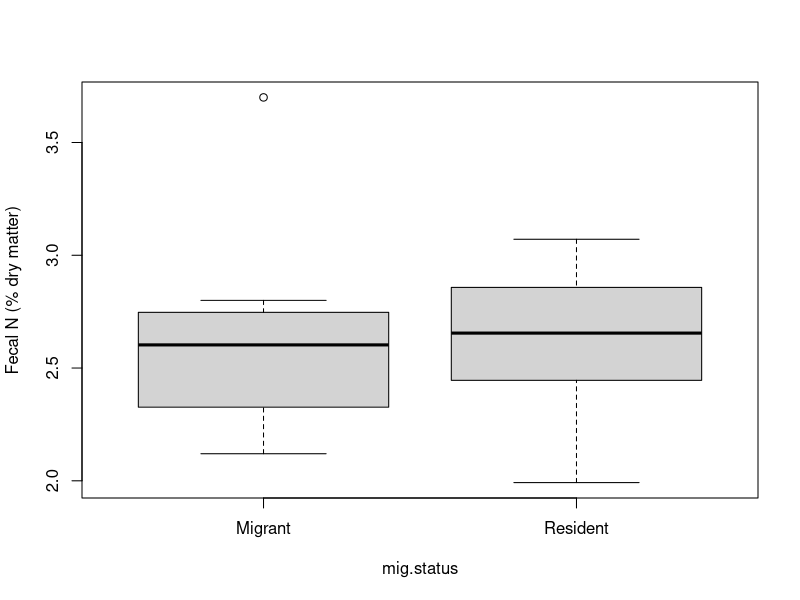

This chart was generated by the following R code:
setwd("C:/Users/kjbark3r/Documents/GitHub/RDlab")

#data
data2014 <- read.csv("data2014.csv")

#libraries
library(dplyr)

############################################################
# Separate dataframes and analyses for each migratory status  
############################################################

##########
#MIGRANTS - subset and bootstrap 
mig.data2014 <- filter(data2014, MigStatus == "Mig")
mig.bootdata <- sample(1:nrow(mig.data2014), 24, replace = T) 
(mig.newdata <- mig.data2014[mig.bootdata,])

##set up vector to store migrant averages in
mig.finaldata <- NULL

##run loop 12 times, each time taking the average of 2 sequential data points
for(i in 1:12) {
  mig.finaldata[i] <- sample(mig.newdata$PctFN, 2)
  }

#create properly formatted dataframe of bootstrapped migrant data
mig <- data.frame(mig.finaldata)
mig$mig.status <- "Migrant"
colnames(mig)[1] <- "FecalN"


############
#RESIDENTS - subset and bootstrap 
res.data2014 <- filter(data2014, MigStatus == "Res")
res.bootdata <- sample(1:nrow(res.data2014), 24, replace = T) 
(res.newdata <- res.data2014[res.bootdata,])

##set up vector to store resident means in
res.finaldata <- NULL

##run loop 12 times, each time taking the average of 2 data points
for(i in 1:12) {
  res.finaldata[i] <- sample(res.newdata$PctFN, 2)
}


#create properly formatted dataframe of bootstrapped resident data
res <- data.frame(res.finaldata)
res$mig.status <- "Resident"
colnames(res)[1] <- "FecalN"
head(res)


############################################################
# Combine data and run power analysis  
############################################################

#combine migrant and resident data in tidy format
fn <- bind_rows(mig, res)

#check out the data
boxplot(FecalN ~ mig.status, fn, ylab  = "Fecal N (% dry matter)")

#determine variance values to use in power analysis
(lm <- summary(lm(FecalN ~ mig.status, data = fn)))


#another (better) way?
(aov <- summary(aov(FecalN ~ mig.status, data = fn)))


#power analysis 
##First, determine what my power is given my current sample size.
##If not enough power to detect 5% effect size, 
##figure out what effect size I can detect
###Notes to self
####between.var is variance of group means
####within.var is MSE from ANOVA
power.anova.test(groups = 2, n = 12, between.var = 0.4312, within.var = 0.1726,
                 sig.level = 0.05)

